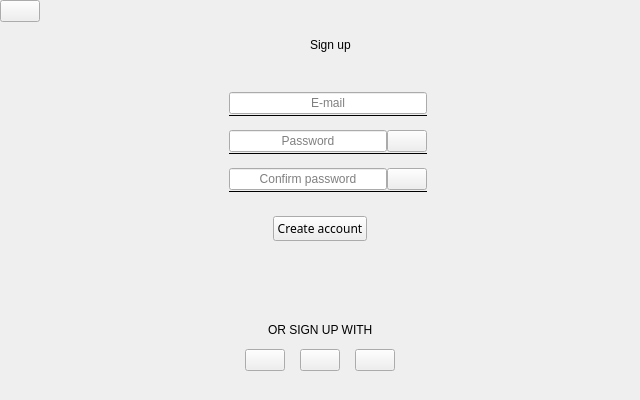
<?xml version="1.0" encoding="UTF-8"?>
<ui version="4.0">
 <class>SignUpSmall</class>
 <widget class="QWidget" name="SignUpSmall">
  <property name="geometry">
   <rect>
    <x>0</x>
    <y>0</y>
    <width>640</width>
    <height>400</height>
   </rect>
  </property>
  <property name="windowTitle">
   <string>Form</string>
  </property>
  <layout class="QVBoxLayout" name="verticalLayout">
   <property name="spacing">
    <number>0</number>
   </property>
   <property name="leftMargin">
    <number>0</number>
   </property>
   <property name="topMargin">
    <number>0</number>
   </property>
   <property name="rightMargin">
    <number>0</number>
   </property>
   <property name="bottomMargin">
    <number>0</number>
   </property>
   <item>
    <layout class="QHBoxLayout" name="horizontalLayout_28">
     <property name="spacing">
      <number>0</number>
     </property>
     <item>
      <layout class="QVBoxLayout" name="verticalLayout_30">
       <property name="spacing">
        <number>0</number>
       </property>
       <item>
        <widget class="QPushButton" name="btBack">
         <property name="cursor">
          <cursorShape>PointingHandCursor</cursorShape>
         </property>
         <property name="focusPolicy">
          <enum>Qt::StrongFocus</enum>
         </property>
         <property name="icon">
          <iconset resource="../../DapChainVpnGui/resources/DapChainVpnGui.qrc">
           <normaloff>:/pics/back_icon.png</normaloff>:/pics/back_icon.png</iconset>
         </property>
         <property name="flat">
          <bool>false</bool>
         </property>
        </widget>
       </item>
       <item>
        <spacer name="verticalSpacer_25">
         <property name="orientation">
          <enum>Qt::Vertical</enum>
         </property>
         <property name="sizeType">
          <enum>QSizePolicy::Expanding</enum>
         </property>
         <property name="sizeHint" stdset="0">
          <size>
           <width>20</width>
           <height>20</height>
          </size>
         </property>
        </spacer>
       </item>
      </layout>
     </item>
     <item>
      <spacer name="horizontalSpacer_47">
       <property name="orientation">
        <enum>Qt::Horizontal</enum>
       </property>
       <property name="sizeType">
        <enum>QSizePolicy::Expanding</enum>
       </property>
       <property name="sizeHint" stdset="0">
        <size>
         <width>40</width>
         <height>20</height>
        </size>
       </property>
      </spacer>
     </item>
     <item>
      <layout class="QVBoxLayout" name="verticalLayout_20">
       <property name="spacing">
        <number>0</number>
       </property>
       <item>
        <spacer name="verticalSpacer_24">
         <property name="orientation">
          <enum>Qt::Vertical</enum>
         </property>
         <property name="sizeType">
          <enum>QSizePolicy::Fixed</enum>
         </property>
         <property name="sizeHint" stdset="0">
          <size>
           <width>20</width>
           <height>11</height>
          </size>
         </property>
        </spacer>
       </item>
       <item>
        <layout class="QVBoxLayout" name="verticalLayout_31">
         <item>
          <widget class="QLabel" name="lbTitle">
           <property name="text">
            <string>Sign up</string>
           </property>
          </widget>
         </item>
        </layout>
       </item>
      </layout>
     </item>
     <item>
      <spacer name="horizontalSpacer_48">
       <property name="orientation">
        <enum>Qt::Horizontal</enum>
       </property>
       <property name="sizeType">
        <enum>QSizePolicy::Expanding</enum>
       </property>
       <property name="sizeHint" stdset="0">
        <size>
         <width>40</width>
         <height>20</height>
        </size>
       </property>
      </spacer>
     </item>
     <item>
      <layout class="QVBoxLayout" name="verticalLayout_32">
       <property name="spacing">
        <number>0</number>
       </property>
       <item>
        <widget class="QWidget" name="wgBackSpacing" native="true"/>
       </item>
       <item>
        <spacer name="verticalSpacer_28">
         <property name="orientation">
          <enum>Qt::Vertical</enum>
         </property>
         <property name="sizeType">
          <enum>QSizePolicy::Expanding</enum>
         </property>
         <property name="sizeHint" stdset="0">
          <size>
           <width>20</width>
           <height>20</height>
          </size>
         </property>
        </spacer>
       </item>
      </layout>
     </item>
    </layout>
   </item>
   <item>
    <widget class="QLabel" name="lbMessage">
     <property name="text">
      <string/>
     </property>
     <property name="alignment">
      <set>Qt::AlignBottom|Qt::AlignHCenter</set>
     </property>
    </widget>
   </item>
   <item>
    <layout class="QHBoxLayout" name="horizontalLayout_14">
     <property name="spacing">
      <number>0</number>
     </property>
     <item>
      <spacer name="horizontalSpacer_44">
       <property name="orientation">
        <enum>Qt::Horizontal</enum>
       </property>
       <property name="sizeType">
        <enum>QSizePolicy::Expanding</enum>
       </property>
       <property name="sizeHint" stdset="0">
        <size>
         <width>20</width>
         <height>20</height>
        </size>
       </property>
      </spacer>
     </item>
     <item>
      <widget class="QWidget" name="wgEdits" native="true">
       <layout class="QVBoxLayout" name="verticalLayout_8">
        <property name="spacing">
         <number>13</number>
        </property>
        <property name="leftMargin">
         <number>0</number>
        </property>
        <property name="topMargin">
         <number>0</number>
        </property>
        <property name="rightMargin">
         <number>0</number>
        </property>
        <property name="bottomMargin">
         <number>0</number>
        </property>
        <item>
         <layout class="QHBoxLayout" name="horizontalLayout_3">
          <property name="spacing">
           <number>9</number>
          </property>
          <item>
           <widget class="QLabel" name="lblMail">
            <property name="sizePolicy">
             <sizepolicy hsizetype="Fixed" vsizetype="Fixed">
              <horstretch>0</horstretch>
              <verstretch>0</verstretch>
             </sizepolicy>
            </property>
            <property name="text">
             <string/>
            </property>
            <property name="scaledContents">
             <bool>true</bool>
            </property>
           </widget>
          </item>
          <item>
           <layout class="QVBoxLayout" name="verticalLayout_5">
            <property name="spacing">
             <number>0</number>
            </property>
            <item>
             <widget class="QLineEdit" name="edMail">
              <property name="text">
               <string/>
              </property>
              <property name="maxLength">
               <number>336</number>
              </property>
              <property name="alignment">
               <set>Qt::AlignCenter</set>
              </property>
              <property name="placeholderText">
               <string>E-mail</string>
              </property>
             </widget>
            </item>
            <item>
             <widget class="Line" name="lineMail">
              <property name="frameShadow">
               <enum>QFrame::Plain</enum>
              </property>
              <property name="midLineWidth">
               <number>1</number>
              </property>
              <property name="orientation">
               <enum>Qt::Horizontal</enum>
              </property>
             </widget>
            </item>
           </layout>
          </item>
         </layout>
        </item>
        <item>
         <layout class="QHBoxLayout" name="horizontalLayout_15">
          <property name="spacing">
           <number>9</number>
          </property>
          <item>
           <widget class="QLabel" name="lblPassword">
            <property name="sizePolicy">
             <sizepolicy hsizetype="Fixed" vsizetype="Fixed">
              <horstretch>0</horstretch>
              <verstretch>0</verstretch>
             </sizepolicy>
            </property>
            <property name="text">
             <string/>
            </property>
           </widget>
          </item>
          <item>
           <layout class="QVBoxLayout" name="verticalLayout_4">
            <property name="spacing">
             <number>0</number>
            </property>
            <item>
             <layout class="QHBoxLayout" name="horizontalLayout_5">
              <property name="spacing">
               <number>0</number>
              </property>
              <property name="topMargin">
               <number>0</number>
              </property>
              <item>
               <widget class="QLineEdit" name="edPassword">
                <property name="text">
                 <string/>
                </property>
                <property name="maxLength">
                 <number>336</number>
                </property>
                <property name="echoMode">
                 <enum>QLineEdit::Password</enum>
                </property>
                <property name="alignment">
                 <set>Qt::AlignCenter</set>
                </property>
                <property name="placeholderText">
                 <string>Password</string>
                </property>
               </widget>
              </item>
              <item>
               <widget class="QPushButton" name="btShow">
                <property name="focusPolicy">
                 <enum>Qt::StrongFocus</enum>
                </property>
                <property name="checkable">
                 <bool>true</bool>
                </property>
                <property name="flat">
                 <bool>false</bool>
                </property>
               </widget>
              </item>
             </layout>
            </item>
            <item>
             <widget class="Line" name="linePassword">
              <property name="frameShadow">
               <enum>QFrame::Plain</enum>
              </property>
              <property name="midLineWidth">
               <number>1</number>
              </property>
              <property name="orientation">
               <enum>Qt::Horizontal</enum>
              </property>
             </widget>
            </item>
           </layout>
          </item>
         </layout>
        </item>
        <item>
         <layout class="QHBoxLayout" name="horizontalLayout_2">
          <property name="spacing">
           <number>9</number>
          </property>
          <property name="topMargin">
           <number>0</number>
          </property>
          <item>
           <widget class="QLabel" name="lblConfPassword">
            <property name="sizePolicy">
             <sizepolicy hsizetype="Fixed" vsizetype="Fixed">
              <horstretch>0</horstretch>
              <verstretch>0</verstretch>
             </sizepolicy>
            </property>
            <property name="text">
             <string/>
            </property>
           </widget>
          </item>
          <item>
           <layout class="QVBoxLayout" name="verticalLayout_6">
            <property name="spacing">
             <number>0</number>
            </property>
            <property name="topMargin">
             <number>0</number>
            </property>
            <property name="rightMargin">
             <number>0</number>
            </property>
            <item>
             <layout class="QHBoxLayout" name="horizontalLayout_4">
              <property name="spacing">
               <number>0</number>
              </property>
              <property name="rightMargin">
               <number>0</number>
              </property>
              <item>
               <widget class="QLineEdit" name="edConfPassword">
                <property name="inputMethodHints">
                 <set>Qt::ImhHiddenText|Qt::ImhNoAutoUppercase|Qt::ImhNoPredictiveText|Qt::ImhSensitiveData</set>
                </property>
                <property name="echoMode">
                 <enum>QLineEdit::Password</enum>
                </property>
                <property name="alignment">
                 <set>Qt::AlignCenter</set>
                </property>
                <property name="placeholderText">
                 <string>Confirm password</string>
                </property>
               </widget>
              </item>
              <item>
               <widget class="QPushButton" name="btConfShow">
                <property name="focusPolicy">
                 <enum>Qt::StrongFocus</enum>
                </property>
                <property name="checkable">
                 <bool>true</bool>
                </property>
                <property name="flat">
                 <bool>false</bool>
                </property>
               </widget>
              </item>
             </layout>
            </item>
            <item>
             <widget class="Line" name="lineConfPassword">
              <property name="maximumSize">
               <size>
                <width>336</width>
                <height>16777215</height>
               </size>
              </property>
              <property name="frameShadow">
               <enum>QFrame::Plain</enum>
              </property>
              <property name="midLineWidth">
               <number>1</number>
              </property>
              <property name="orientation">
               <enum>Qt::Horizontal</enum>
              </property>
             </widget>
            </item>
           </layout>
          </item>
         </layout>
        </item>
       </layout>
      </widget>
     </item>
     <item>
      <spacer name="horizontalSpacer_46">
       <property name="orientation">
        <enum>Qt::Horizontal</enum>
       </property>
       <property name="sizeType">
        <enum>QSizePolicy::Expanding</enum>
       </property>
       <property name="sizeHint" stdset="0">
        <size>
         <width>20</width>
         <height>20</height>
        </size>
       </property>
      </spacer>
     </item>
    </layout>
   </item>
   <item>
    <spacer name="verticalSpacer">
     <property name="orientation">
      <enum>Qt::Vertical</enum>
     </property>
     <property name="sizeType">
      <enum>QSizePolicy::Fixed</enum>
     </property>
     <property name="sizeHint" stdset="0">
      <size>
       <width>20</width>
       <height>23</height>
      </size>
     </property>
    </spacer>
   </item>
   <item>
    <layout class="QHBoxLayout" name="horizontalLayout_22">
     <property name="topMargin">
      <number>0</number>
     </property>
     <item>
      <spacer name="horizontalSpacer_37">
       <property name="orientation">
        <enum>Qt::Horizontal</enum>
       </property>
       <property name="sizeType">
        <enum>QSizePolicy::Expanding</enum>
       </property>
       <property name="sizeHint" stdset="0">
        <size>
         <width>40</width>
         <height>20</height>
        </size>
       </property>
      </spacer>
     </item>
     <item>
      <widget class="QPushButton" name="btCreate">
       <property name="enabled">
        <bool>true</bool>
       </property>
       <property name="font">
        <font>
         <family>Regular</family>
         <weight>50</weight>
         <italic>false</italic>
         <bold>false</bold>
        </font>
       </property>
       <property name="focusPolicy">
        <enum>Qt::StrongFocus</enum>
       </property>
       <property name="text">
        <string>Create account</string>
       </property>
       <property name="flat">
        <bool>false</bool>
       </property>
      </widget>
     </item>
     <item>
      <spacer name="horizontalSpacer_38">
       <property name="orientation">
        <enum>Qt::Horizontal</enum>
       </property>
       <property name="sizeHint" stdset="0">
        <size>
         <width>40</width>
         <height>20</height>
        </size>
       </property>
      </spacer>
     </item>
    </layout>
   </item>
   <item>
    <spacer name="verticalSpacer_2">
     <property name="orientation">
      <enum>Qt::Vertical</enum>
     </property>
     <property name="sizeType">
      <enum>QSizePolicy::Expanding</enum>
     </property>
     <property name="sizeHint" stdset="0">
      <size>
       <width>20</width>
       <height>79</height>
      </size>
     </property>
    </spacer>
   </item>
   <item>
    <layout class="QHBoxLayout" name="horizontalLayout">
     <item>
      <spacer name="horizontalSpacer_5">
       <property name="orientation">
        <enum>Qt::Horizontal</enum>
       </property>
       <property name="sizeHint" stdset="0">
        <size>
         <width>40</width>
         <height>20</height>
        </size>
       </property>
      </spacer>
     </item>
     <item>
      <widget class="QLabel" name="lblSignUpWith">
       <property name="text">
        <string>OR SIGN UP WITH</string>
       </property>
      </widget>
     </item>
     <item>
      <spacer name="horizontalSpacer_6">
       <property name="orientation">
        <enum>Qt::Horizontal</enum>
       </property>
       <property name="sizeHint" stdset="0">
        <size>
         <width>40</width>
         <height>20</height>
        </size>
       </property>
      </spacer>
     </item>
    </layout>
   </item>
   <item>
    <spacer name="verticalSpacer_7">
     <property name="orientation">
      <enum>Qt::Vertical</enum>
     </property>
     <property name="sizeType">
      <enum>QSizePolicy::Fixed</enum>
     </property>
     <property name="sizeHint" stdset="0">
      <size>
       <width>20</width>
       <height>6</height>
      </size>
     </property>
    </spacer>
   </item>
   <item>
    <layout class="QHBoxLayout" name="horizontalLayout_6">
     <item>
      <spacer name="horizontalSpacer_55">
       <property name="orientation">
        <enum>Qt::Horizontal</enum>
       </property>
       <property name="sizeType">
        <enum>QSizePolicy::Expanding</enum>
       </property>
       <property name="sizeHint" stdset="0">
        <size>
         <width>40</width>
         <height>20</height>
        </size>
       </property>
      </spacer>
     </item>
     <item>
      <layout class="QHBoxLayout" name="horizontalLayout_7">
       <property name="spacing">
        <number>15</number>
       </property>
       <property name="rightMargin">
        <number>0</number>
       </property>
       <item>
        <widget class="QPushButton" name="btFacebook">
         <property name="sizePolicy">
          <sizepolicy hsizetype="Fixed" vsizetype="Fixed">
           <horstretch>0</horstretch>
           <verstretch>0</verstretch>
          </sizepolicy>
         </property>
         <property name="cursor">
          <cursorShape>PointingHandCursor</cursorShape>
         </property>
         <property name="focusPolicy">
          <enum>Qt::StrongFocus</enum>
         </property>
         <property name="text">
          <string/>
         </property>
         <property name="flat">
          <bool>false</bool>
         </property>
        </widget>
       </item>
       <item>
        <widget class="QPushButton" name="btTwitter">
         <property name="sizePolicy">
          <sizepolicy hsizetype="Fixed" vsizetype="Fixed">
           <horstretch>0</horstretch>
           <verstretch>0</verstretch>
          </sizepolicy>
         </property>
         <property name="cursor">
          <cursorShape>PointingHandCursor</cursorShape>
         </property>
         <property name="focusPolicy">
          <enum>Qt::StrongFocus</enum>
         </property>
         <property name="flat">
          <bool>false</bool>
         </property>
        </widget>
       </item>
       <item>
        <widget class="QPushButton" name="btGoogle">
         <property name="sizePolicy">
          <sizepolicy hsizetype="Fixed" vsizetype="Fixed">
           <horstretch>0</horstretch>
           <verstretch>0</verstretch>
          </sizepolicy>
         </property>
         <property name="cursor">
          <cursorShape>PointingHandCursor</cursorShape>
         </property>
         <property name="focusPolicy">
          <enum>Qt::StrongFocus</enum>
         </property>
         <property name="text">
          <string/>
         </property>
         <property name="flat">
          <bool>false</bool>
         </property>
        </widget>
       </item>
      </layout>
     </item>
     <item>
      <spacer name="horizontalSpacer_49">
       <property name="orientation">
        <enum>Qt::Horizontal</enum>
       </property>
       <property name="sizeType">
        <enum>QSizePolicy::Expanding</enum>
       </property>
       <property name="sizeHint" stdset="0">
        <size>
         <width>40</width>
         <height>28</height>
        </size>
       </property>
      </spacer>
     </item>
    </layout>
   </item>
   <item>
    <spacer name="verticalSpacer_5">
     <property name="orientation">
      <enum>Qt::Vertical</enum>
     </property>
     <property name="sizeType">
      <enum>QSizePolicy::Fixed</enum>
     </property>
     <property name="sizeHint" stdset="0">
      <size>
       <width>20</width>
       <height>26</height>
      </size>
     </property>
    </spacer>
   </item>
  </layout>
 </widget>
 <resources>
  <include location="../../DapChainVpnGui/resources/DapChainVpnGui.qrc"/>
  <include location="../../DapChainVpnGui/resources/DapChainVpnGui.qrc"/>
 </resources>
 <connections/>
</ui>
